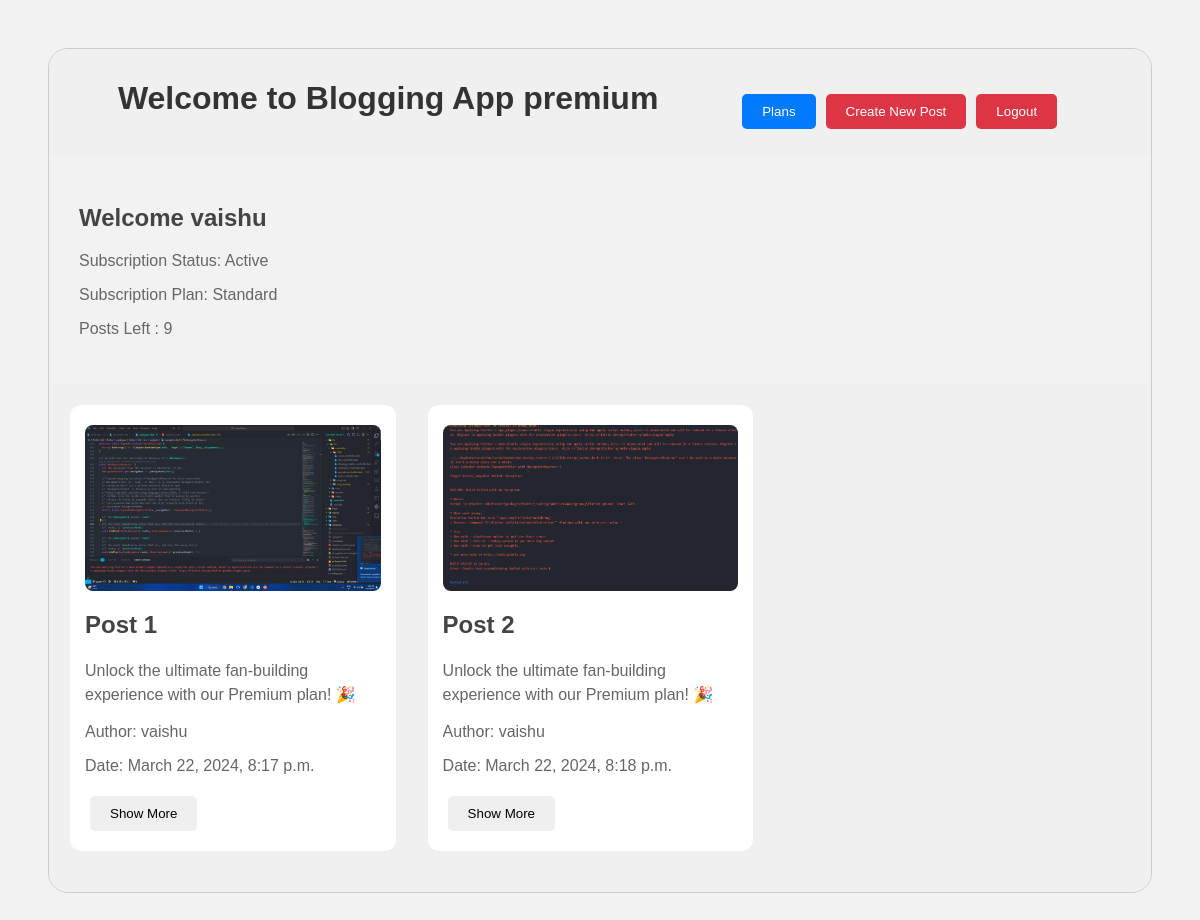
Page / (signed in) on the committed database.
### blog/models.py (models this page shows, shortened)
class UserProfile(models.Model):
    user = models.OneToOneField(User, on_delete=models.CASCADE)
    subscription = models.ForeignKey(
        Subscription, on_delete=models.SET_NULL, null=True, blank=True)
    subscription_status = models.TextField()
    active_subscription = models.BooleanField(default=False)
    max_post = models.IntegerField(default=5)

class BlogPost(models.Model):
    title = models.CharField(max_length=255)
    content = models.TextField()
    author = models.ForeignKey(User, on_delete=models.CASCADE)
    image = models.ImageField(
        upload_to='static/images/', blank=True, null=True)
    category = models.CharField(max_length=50)
    publication_date = models.DateTimeField(auto_now_add=True)

### blog/views.py (the view)
# urls.py: path('', views.home, name='home'),
def home(request):
    if request.user.is_authenticated:
        try:
            user_profile = UserProfile.objects.get(user=request.user)
            posts = BlogPost.objects.all()  # Assuming you have a BlogPost model
            return render(request, 'blog/home.html', {'posts': posts, 'user_profile': user_profile})
        except UserProfile.DoesNotExist:
            return redirect('register')  # Redirect to register page if UserProfile doesn't exist
        except UserSubscription.DoesNotExist:
            return redirect('purchase_subscription')  # Redirect to purchase_subscription if UserSubscription doesn't exist
    else:
        return redirect('login')

### blog/templates/blog/home.html (shortened to what this page needs)
<!DOCTYPE html>
<html>
<head>
</head>
<body>
    <div class="card">
        <div class="card-header">
            <h1>Welcome to Blogging App premium </h1>
            <div class="lcp">
                <form action="{% url 'purchase' %}">
                    <div class="plas">
                        <button>Plans</button>
                    </div>
                </form>
                {% if user_profile.max_post > 0 %}
                <form action="{% url 'create_post' %}">{% csrf_token %}
                    <button type="submit">Create New Post</button>
                </form>
                {% endif %}
                <form action="{% url 'logout' %}" method="post">
                    <button type="submit">Logout</button>
                </form>
            </div>
        </div>
        <div class="subscription-info">
            <h2>Welcome {{user_profile.user}} </h2>
            <p>Subscription Status: {% if user_profile.active_subscription %} Active {% else %} Not Active {% endif %}
            </p>
            {% if user_profile.active_subscription %}
            <p>Subscription Plan: {{ user_profile.subscription_status }}</p>
            <p>Posts Left : {{ user_profile.max_post }} </p>
            {% endif %}
        </div>
        <div class="card-body">
            <div class="row">
                {% for post in posts %}
                <div class="col-md-4">
                    <div class="blog-post">
                        <img src="{{ post.image }}" alt="Post Image">
                        <h2>{{ post.title }}</h2>
                        <p class="post-content">{{ post.content }}</p>
                        <p>Author: {{ post.author.username }}</p>
                        <p>Date: {{ post.publication_date }}</p>
                        <button class="show-more-btn" onclick="toggleContent(this)">Show More</button>
                    </div>
                </div>
                {% endfor %}
            </div>
        </div>
    </div>
</body>
</html>

### blog/templates/blog/home.html (style rules this page uses)
body { font-family: Arial, sans-serif; background-color: #f2f2f2; padding: 20px; }
h1 { color: #333; text-align: center; }
h2 { color: #444; }
p { color: #666; overflow: hidden; max-lines: 5; }
.blog-post .post-content { overflow: hidden; max-height: 3em; line-height: 1.5em; transition: max-height 0.3s ease; }
form { color: #008cba; text-decoration: none; display: block; margin-top: 20px; text-align: center; }
img { max-width: 200px; height: auto; display: block; margin-top: 10px; margin-bottom: 10px; }
.card { margin: 20px; border: 1px solid #ccc; border-radius: 20px; overflow: hidden; }
.card-header { background-color: #f0f0f0; padding: 10px; text-align: center; justify-content: space-evenly; display: flex; }
.lcp { background-color: #f0f0f0; padding: 10px 20px; text-align: center; justify-content: space-evenly; display: flex; align-items: center; }
.card-body { padding: 20px; background-color: #f0f0f0; }
.row { display: flex; flex-wrap: wrap; margin: 0 -15px; }
.col-md-4 { flex: 0 0 30%; max-width: 30%; padding: 0 15px; }
.blog-post { background-color: white; border: 1px solid #eee; border-radius: 12px; padding: 15px; margin-bottom: 20px; }
.blog-post img { max-height: 50%; max-width: 100%; border-radius: 8px; height: auto; margin-top: 5px; }
h1 { font-family: Arial, sans-serif; color: #333; }
button { margin: 5px; padding: 10px 20px; border: none; border-radius: 5px; cursor: pointer; }
.plas button { margin: 5px; background-color: #007bff; color: #fff; }
form button[type="submit"] { margin: 5px; background-color: #dc3545; color: #fff; }
.subscription-info { padding: 30px; }

### rows in the picture
UserProfile: user "vaishu", subscription_status "Standard", max_post "9"
BlogPost: image (picture), title "Post 1", content "Unlock the ultimate fan-building experience with our Premium plan! 🎉…", author.username "vaishu", publication_date "March 22, 2024, 8:17 p.m."
BlogPost: image (picture), title "Post 2", content "Unlock the ultimate fan-building experience with our Premium plan! 🎉…", author.username "vaishu", publication_date "March 22, 2024, 8:18 p.m."
